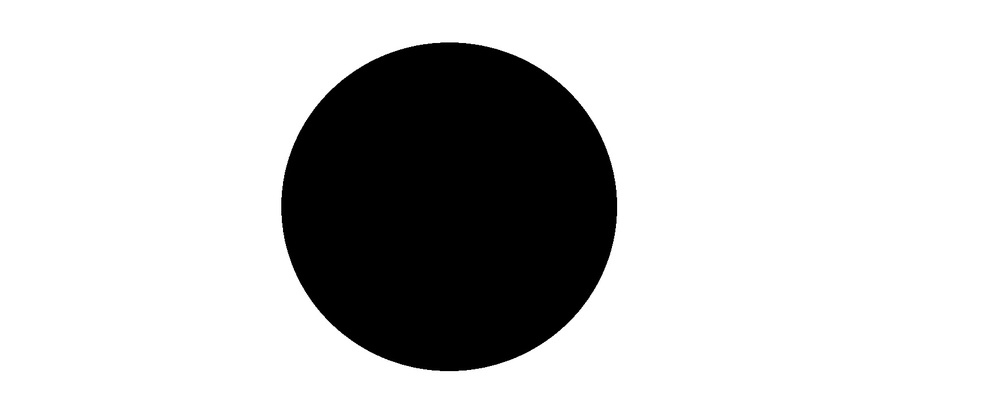
#> input picture bit1.jpg, 1000 x 417 px, shrunk from 1742 x 727 before the run
$ python CountoursProperties.py
#> lines starting #> are read from the running program, lines starting #| are printed output that depends on the picture; after the words box and inside, x2 and y2 are one past the last pixel; in counts of white or black regions, pixels touching at a corner belong together; long printed decimals are rounded
import cv2
import numpy as np

img = cv2.imread("bit1.jpg")
#> img is the input picture: shape (417, 1000, 3); min 0, max 255, mean 202

def showImage(img,name="Image"):
    cv2.imshow(name,img)
    cv2.waitKey(0)

gray = cv2.cvtColor(img,cv2.COLOR_RGB2GRAY)

showImage(img,"Main Image")

ret, thresh = cv2.threshold(gray, 127, 255, 0)
#> thresh: shape (417, 1000); 79.2% white; 1 black region
contours, hierarchy = cv2.findContours(thresh, cv2.RETR_TREE, cv2.CHAIN_APPROX_SIMPLE)
#> contours = 2 contours; box (x1, y1, x2, y2) and area: (0, 0, 1000, 417) 415584, (280, 41, 618, 372) 87168
cnt = contours[1]
#> cnt = contour of 486 points, box (x1, y1, x2, y2) (280, 41, 618, 372), area 87168
cv2.drawContours(img, [cnt], 0, (0,0,255), 2)
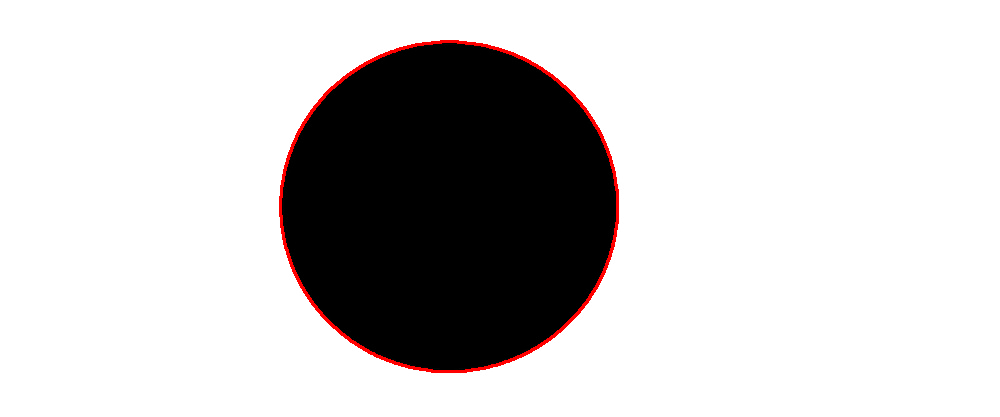
#> img: shape (417, 1000, 3); 0.87% of pixels changed, all inside (x1, y1, x2, y2) = (279, 40, 619, 373)

showImage(img,"Contours Image")

x,y,w,h = cv2.boundingRect(cnt)
#> x = 280; y = 41; w = 338; h = 331
aspect_ratio = float(w)/h
#> aspect_ratio = 1.02
print("Aspect Ration=",aspect_ratio)
#| Aspect Ration= 1.021

area = cv2.contourArea(cnt)
#> area = 87168
rect_area = w*h
#> rect_area = 111878
extent = float(area)/rect_area
#> extent = 0.779
print("Extent = ",extent)
#| Extent =  0.7791

hull = cv2.convexHull(cnt)
#> hull = contour of 96 points, box (x1, y1, x2, y2) (280, 41, 618, 372), area 87488
hull_area = cv2.contourArea(hull)
#> hull_area = 87487.5
solidity = float(area)/hull_area
#> solidity = 0.996
print("Solidity = ",solidity)
#| Solidity =  0.9963

equi_diameter = np.sqrt(4*area/np.pi)
#> equi_diameter = 333.1
print("Equivalent Diameter = ",equi_diameter)
#| Equivalent Diameter =  333.145

(x,y),(MA,ma),angle = cv2.fitEllipse(cnt)
#> x = 448.7; y = 206.3; MA = 329.6; ma = 336.7; angle = 89.98
print("Orientation= x y MA ma angle",x,y,MA,ma,angle)
#| Orientation= x y MA ma angle 448.733 206.286 329.588 336.738 89.985

mask = np.zeros(gray.shape,np.uint8)
cv2.drawContours(mask,[cnt],0,255,-1)
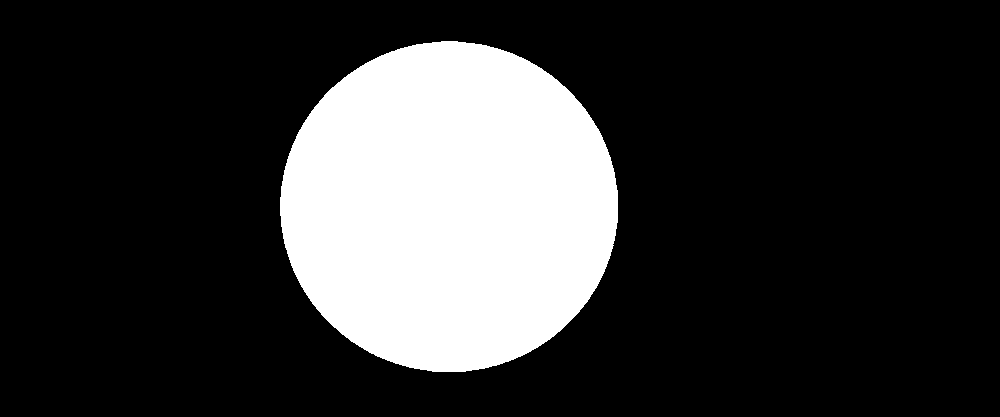
#> mask: shape (417, 1000); 21% white; 1 white region, box (x1, y1, x2, y2) and area: (280, 41, 618, 372) 87642
pixelpoints = np.transpose(np.nonzero(mask))
#> pixelpoints = 87642 pairs, first value 41 to 371, second value 280 to 617
print("Mask and Pixel Points",pixelpoints.dtype)
#| Mask and Pixel Points int64

min_val, max_val, min_loc, max_loc = cv2.minMaxLoc(gray,mask = mask)
#> min_val = 0; max_val = 255; min_loc = (440, 43); max_loc = (442, 41)
print("Maximum Value, Minimum Value and their locations")
print("Max val:",max_val)
#| Max val: 255.0
print("Min val:",min_val)
#| Min val: 0.0
print("Max Loc:",max_loc)
#| Max Loc: (442, 41)
print("Min Loc",min_loc)
#| Min Loc (440, 43)

mean_val = cv2.mean(img,mask = mask)
#> mean_val = (0.0651, 0.0651, 6.67, 0)
print("Mean Color or Mean Intensity",mean_val)
#| Mean Color or Mean Intensity (0.06508, 0.06508, 6.667, 0.0)

leftmost = tuple(cnt[cnt[:,:,0].argmin()][0])
#> leftmost = (280, 215)
rightmost = tuple(cnt[cnt[:,:,0].argmax()][0])
#> rightmost = (617, 190)
topmost = tuple(cnt[cnt[:,:,1].argmin()][0])
#> topmost = (441, 41)
bottommost = tuple(cnt[cnt[:,:,1].argmax()][0])
#> bottommost = (465, 371)
print("Extreme Points")
print("leftmost",leftmost)
#| leftmost (280, 215)
print("rightmost",rightmost)
#| rightmost (617, 190)
print("topmost",topmost)
#| topmost (441, 41)
print("bottommost",bottommost)
#| bottommost (465, 371)

cv2.destroyAllWindows()
